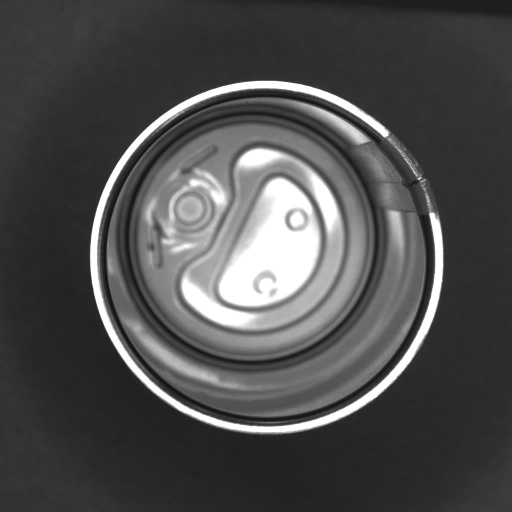
//> input picture semester - 2/Module/nikom/LAB4/Images/Bad_(1).jpg, 1024 x 1024 px (shown at 1/2 size)
$ ./LAB4 '../Images/Bad_(1).jpg'   (built with g++ and OpenCV 4)
//> lines starting //> are read from the running program, lines starting //| are printed output that depends on the picture; after the words box and inside, x2 and y2 are one past the last pixel; in counts of white or black regions, pixels touching at a corner belong together
#include <opencv2/opencv.hpp>
#include <iostream>
#include <filesystem>
using namespace cv;
using namespace std;
using namespace cv::ml;


Mat gen_feature_input(Mat& image)
{
    float max = 0;
    int val[120];

    //Mat greyMat;
    //cvtColor(image, greyMat, COLOR_BGR2GRAY);

    for (int i = 0; i < image.cols; i++)
    {
        int column_sum = 0;
        for (int k = 0; k < image.rows; k++)
        {
            column_sum += image.at<unsigned char>(k, i);
        }
        val[i] = column_sum;
        if (val[i] > max) max = (float)val[i];
    }

    Mat data(1, image.cols, CV_32F);
    for (int i = 0; i < image.cols; i++)
    {
        data.at<float>(0, i) = static_cast<float>(val[i]) / static_cast<float>(max);

    }
    return data;
}
bool ann_classifier(const string& modelPath, Mat data)
{
    Ptr<ANN_MLP> model = ANN_MLP::load(modelPath);
    if (model.empty())
    {
        cerr << "Failed to load model: " << modelPath << endl;
        return false;
    }

    Mat result;
    model->predict(data, result);
    float r = result.at<float>(0, 0);
    cout << "Prediction result: " << r << endl;

    //return true;
    return (r >= 0.35) ? 1 : 0;
}

bool contour_features(vector<Point> contour) {
    double area = contourArea(contour);
    if (area < 100) return false;

    double perimeter = arcLength(contour, true);
    double circularity = 4 * CV_PI * area / (perimeter * perimeter);

    return circularity > 0.6;
}

void processImage(const char* imagePath) {
//> called with imagePath = "../Images/Bad_(1).jpg"
    Mat frame = imread(imagePath);
//> frame is the input picture: 1024 rows x 1024 cols, CV_8UC3; min 12, max 255, mean 77.9
    if (frame.empty()) {
        cout << "Error: Could not read the image: " << imagePath << endl;
        return;
    }
    Mat imgOriginal = frame.clone();
    // Rotate image before processing
    Point2f center(static_cast<float>(frame.cols) / 2.0f, static_cast<float>(frame.rows) / 2.0f);
//> center = Point(512, 512)
    float angle = 40.0f;
    float scaleFactor = 1.0f;

    Mat rotation_matrix = getRotationMatrix2D(center, angle, scaleFactor);
    Mat rotated_frame;
    warpAffine(frame, rotated_frame, rotation_matrix, frame.size());
    frame = rotated_frame;

    // Preprocessing
    Mat dst_image1, src_gray, dst, grad;
    GaussianBlur(frame, dst_image1, Size(5, 5), 0, 0);
    cvtColor(dst_image1, src_gray, COLOR_BGR2GRAY);

    // Compute gradients
    Mat grad_x, grad_y, abs_grad_x, abs_grad_y;
    Sobel(src_gray, grad_x, CV_16S, 1, 0, 3);
    Sobel(src_gray, grad_y, CV_16S, 0, 1, 3);
    convertScaleAbs(grad_x, abs_grad_x);
    convertScaleAbs(grad_y, abs_grad_y);

    // Combine gradients and threshold
    addWeighted(abs_grad_x, 0.5, abs_grad_y, 0.5, 0, grad);
    threshold(grad, dst, 5, 255, THRESH_BINARY);
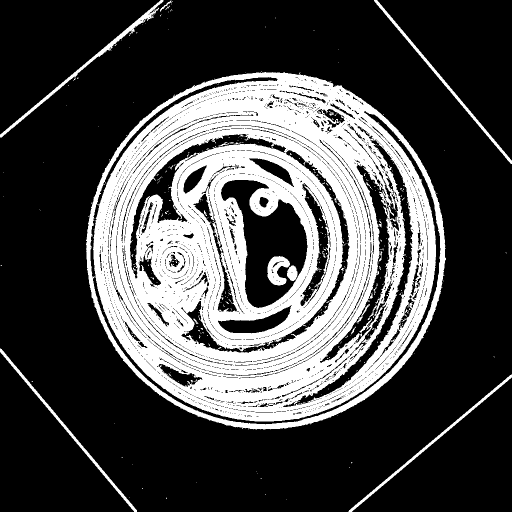
//> dst: 1024 rows x 1024 cols, CV_8UC1 (shown at 1/2 size); 29% white; 398 white regions (372 under 20 px)

    // Find contours
    vector<vector<Point>> contours;
    vector<Vec4i> hierarchy;
    findContours(dst, contours, hierarchy, RETR_TREE, CHAIN_APPROX_SIMPLE);
//> contours = 5472 contours, 5097 with area under 20; largest, box (x1, y1, x2, y2) and area: (172, 144, 892, 860) 402292, (441, 359, 616, 617) 23917, (180, 153, 882, 850) 14469, (259, 267, 573, 558) 10218, (565, 278, 827, 815) 9644
    Mat contourImg = frame.clone();
    // Process contours
    vector<vector<Point>> contours_poly(contours.size());
//> contours_poly = 5472 empty contours
    vector<Rect> boundRect;
    for (size_t i = 0; i < contours.size(); i++) {
        approxPolyDP(contours[i], contours_poly[i], 1, true);
        if (contours_poly[i].size() > 5 && contour_features(contours_poly[i])) {
            boundRect.push_back(boundingRect(contours_poly[i]));
        }
    }
//> this loop made 5472 passes
//> (area in contour_features, perimeter in contour_features, circularity in contour_features) on passes 17, 20, 48: (2039, 855.5, 0.035), (2266.5, 854.7, 0.039), (402455.5, 2372.4, 0.899)

    // Find largest contour
    Rect largestRect;
    double maxArea = 0;
    for (const auto& rect : boundRect) {
        double area = rect.area();
        if (area > maxArea) {
            maxArea = area;
            largestRect = rect;
        }
    }
//> this loop made 4 passes
//> (area, maxArea, largestRect) on pass 1: (515520, 515520, Rect(172, 144, 720, 716))
//> (rect, area) on passes 2 to 4: (Rect(518, 393, 20, 23), 460), (Rect(574, 531, 21, 31), 651), (Rect(366, 330, 48, 58), 2784)
//> after the loop, maxArea = 515520

    if (maxArea == 0) {
        cout << "No significant contour found." << endl;
        return;
    }

    // Crop region of interest
    Mat imgCycle = frame(largestRect);

    // Polar transformation
    Point2f ct(imgCycle.cols / 2.0f, imgCycle.rows / 2.0f);
//> ct = Point(360, 358)
    Mat imgPolar;
    linearPolar(imgCycle, imgPolar, ct, max(imgCycle.cols, imgCycle.rows) / 2, WARP_FILL_OUTLIERS);

    // Extract and rotate edge region
    Mat imgEdge;
    Mat croppedEdgeRef(imgPolar, Rect(imgPolar.cols - 90, 0, 90, imgPolar.rows));
    croppedEdgeRef.copyTo(imgEdge);
    rotate(imgEdge, imgEdge, ROTATE_90_COUNTERCLOCKWISE);
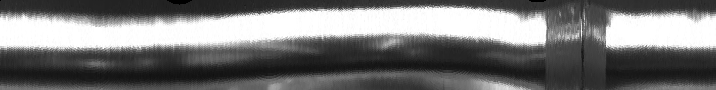
//> imgEdge: 90 rows x 716 cols, CV_8UC3; min 0, max 255, mean 118.7
    cvtColor(imgEdge, imgEdge, COLOR_BGR2GRAY);
//> imgEdge: 90 rows x 716 cols, CV_8UC1

    // Histogram analysis
    vector<int> histogram(1000, 0);
    int max_val = 0;
    for (int i = 0; i < imgEdge.cols; i++) {
        int sum = 0;
        for (int j = 0; j < imgEdge.rows; j++) {
            sum += imgEdge.at<uchar>(j, i);
        }
        histogram[i] = sum;
        max_val = max(max_val, sum);
    }
//> this loop made 716 passes
//> (sum, max_val) on passes 1 to 3: (11425, 11425), (11518, 11518), (11482, 11518)
//> after the loop, histogram = 1000 values, max 12600 at index 501, min 0 at index 716, mean 7646.5; max_val = 12600

    // Locate bounding box from histogram
    int start_col = -1, end_col = -1;
    for (int i = 0; i < imgEdge.cols; i++) {
        if (histogram[i] >= 2500 && histogram[i] <= 6500) {
            if (start_col == -1) start_col = i;
            end_col = i;
        }
    }
//> after the loop, start_col = 582

    // Extract and process crack region
    if (start_col != -1 && end_col != -1) {
        Rect rectCrack(start_col, 0, end_col - start_col, imgEdge.rows);
//> rectCrack = Rect(582, 0, 11, 90)
        Mat imgCrack = imgEdge(rectCrack);
        resize(imgCrack, imgCrack, Size(120, 40));
        equalizeHist(imgCrack, imgCrack);
        float confidence = 0.0f;
        // Feature extraction and classification
        Mat feature = gen_feature_input(imgCrack);
//> the loop in gen_feature_input, `for (int i = 0; i < image.cols; i++)` made 120 passes
//> (column_sum, max) on passes 1, 7, 8, 9, 10, 11, 12, 13, 14, 15, 16, 17: (3018, 3018), (3113, 3113), (3208, 3208), (3273, 3273), (3361, 3361), (3468, 3468), (3573, 3573), (3649, 3649), (3747, 3747), (3849, 3849), (3953, 3953), (4052, 4052)
//> column_sum on passes 2, 3, 4, 5, 6, 29: 3018, 3018, 3018, 3018, 3018, 5770
//> after the loop in gen_feature_input, `for (int i = 0; i < image.cols; i++)`: val = 120 values, max 5928 at index 49, min 3018 at index 0, mean 5175.5; max = 5928
//> after the loop in gen_feature_input, `for (int i = 0; i < image.cols; i++)`: data = 120 values, max 1 at index 49, min 0.509 at index 0, mean 0.873
//> feature has the same summary as data in gen_feature_input
        int prediction = ann_classifier("model.xml", feature);
//> in ann_classifier, `model->predict(data, result);`: result = [1.22, -0.0861]
//> in ann_classifier, `float r = result.at<float>(0, 0);`: r = 1.22
//| Prediction result: 1.22228
//> prediction = 1
        // [5 lines of commented-out code are left out]
        Mat imgApp = Mat::zeros(Size(1024, 724), frame.type());
        // Place original image on left half
        Mat imgResized;
        resize(imgOriginal, imgResized, Size(512, 724));
        imgResized.copyTo(imgApp(Rect(0, 0, imgResized.cols, imgResized.rows)));

        resize(imgCrack, imgCrack, Size(256, 181));  // Resize imgCrack to desired size
//> imgCrack: 181 rows x 256 cols, CV_8UC1
        cvtColor(imgCrack, imgCrack, COLOR_GRAY2BGR);  // Convert to color image if it's grayscale
//> imgCrack: 181 rows x 256 cols, CV_8UC3
        imgCrack.copyTo(imgApp(Rect(768, 0, imgCrack.cols, imgCrack.rows)));
//> imgApp: 724 rows x 1024 cols, CV_8UC3; min 0, max 255, mean 47
        resize(imgPolar, imgPolar, Size(256, 181));  // Resize linearPolar image to desired size
//> imgPolar: 181 rows x 256 cols, CV_8UC3
        imgPolar.copyTo(imgApp(Rect(768, 181, imgPolar.cols, imgPolar.rows)));
//> imgApp: 724 rows x 1024 cols, CV_8UC3; min 0, max 255, mean 57
        // Display "Crack" text on top-right
        // Display "Crack" text on top-right
        resize(imgEdge, imgEdge, Size(256, 181));  // Resize imgEdge
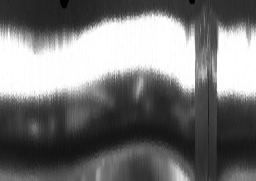
//> imgEdge: 181 rows x 256 cols, CV_8UC1; min 0, max 255, mean 118.5
        cvtColor(imgEdge, imgEdge, COLOR_GRAY2BGR);  // Convert to color image
//> imgEdge: 181 rows x 256 cols, CV_8UC3
        imgEdge.copyTo(imgApp(Rect(768, 362, imgEdge.cols, imgEdge.rows)));
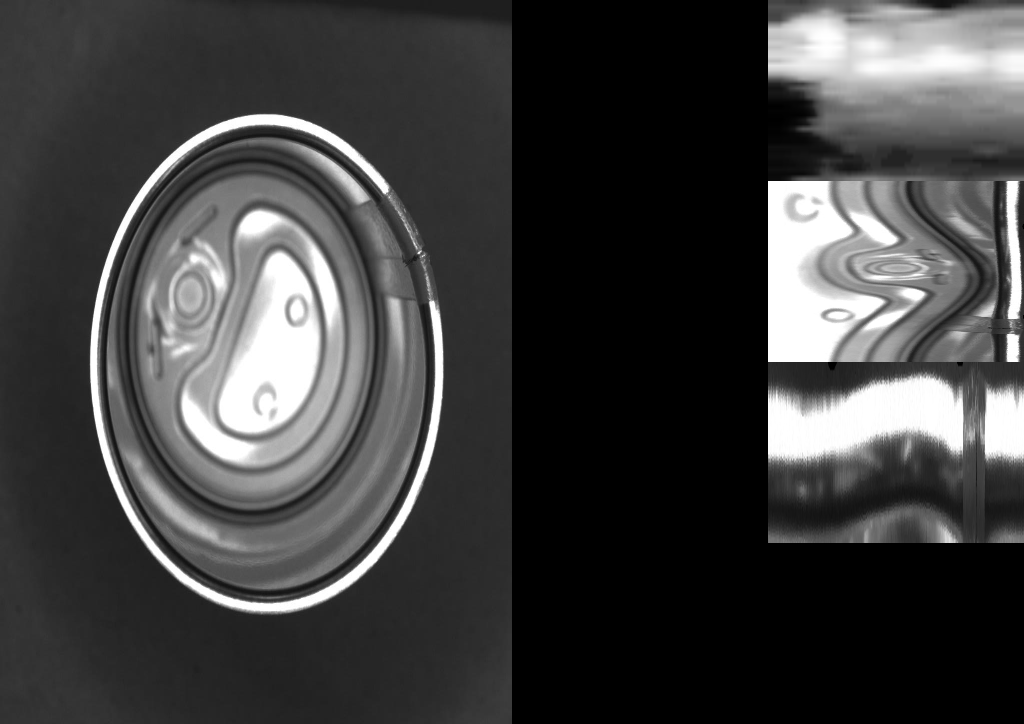
//> imgApp: 724 rows x 1024 cols, CV_8UC3; min 0, max 255, mean 64.4
        string resultText = prediction ? "Crack" : "No Crack";
//> resultText = "Crack"
        Mat imgHist = Mat::zeros(Size(1000, 100), CV_8UC1);  // Create a black image for the histogram

        // Find the maximum histogram value
        int max_val = 0;
        for (int i = 0; i < imgEdge.cols; i++) {
            max_val = max(max_val, histogram[i]);
        }
//> this loop made 256 passes
//> max_val on passes 1 to 3: 11425, 11518, 11518
//> after the loop, max_val = 11682

        // Draw the histogram
        for (int i = 0; i < 1000 && i < imgEdge.cols; i++) {
            // Normalize the histogram value to fit within the height of the imgHist
            int height = static_cast<int>((histogram[i] / static_cast<float>(max_val)) * imgHist.rows);
            line(imgHist, Point(i, imgHist.rows - height), Point(i, imgHist.rows), Scalar(255));
        }
//> this loop made 256 passes
//> height on passes 1 to 3: 97, 98, 98
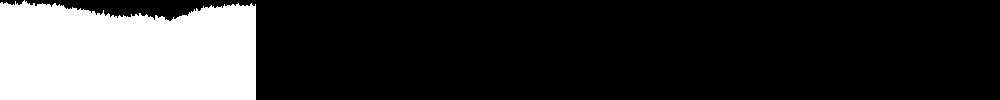
//> imgHist: 100 rows x 1000 cols, CV_8UC1; 23.1% white; 1 white region, box (x1, y1, x2, y2) and area: (0, 0, 256, 100) 23105

        // Convert imgHist to 3 channels to match imgApp's number of channels
        Mat imgHistColor;
        cvtColor(imgHist, imgHistColor, COLOR_GRAY2BGR);  // Convert single-channel histogram to 3 channels (BGR)

        resize(imgHistColor, imgHistColor, Size(256, 181)); // Resize histogram image
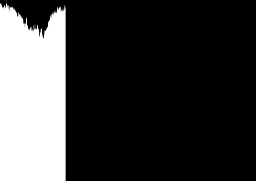
//> imgHistColor: 181 rows x 256 cols, CV_8UC3; min 0, max 255, mean 59.1
        imgHistColor.copyTo(imgApp(Rect(768, 462, imgHistColor.cols, imgHistColor.rows)));  // Copy to the final image
        Scalar textColor = prediction ? Scalar(0, 0, 255) : Scalar(0, 255, 0); // Red for "Crack", Green for "No Crack"
//> textColor = Scalar(0, 0, 255)

        putText(imgApp, resultText, Point(700, 50), FONT_HERSHEY_SIMPLEX, 2, textColor, 3);


        std::filesystem::path p(imagePath);
        std::string filename = p.filename().string();  // Get the filename with extension

        // Prepare to display the filename on the bottom left corner of imgApp
        string inputText = "Input Image: " + filename;
        putText(imgApp, inputText, Point(10, imgApp.rows - 10), FONT_HERSHEY_SIMPLEX, 1, Scalar(255, 255, 255), 2);
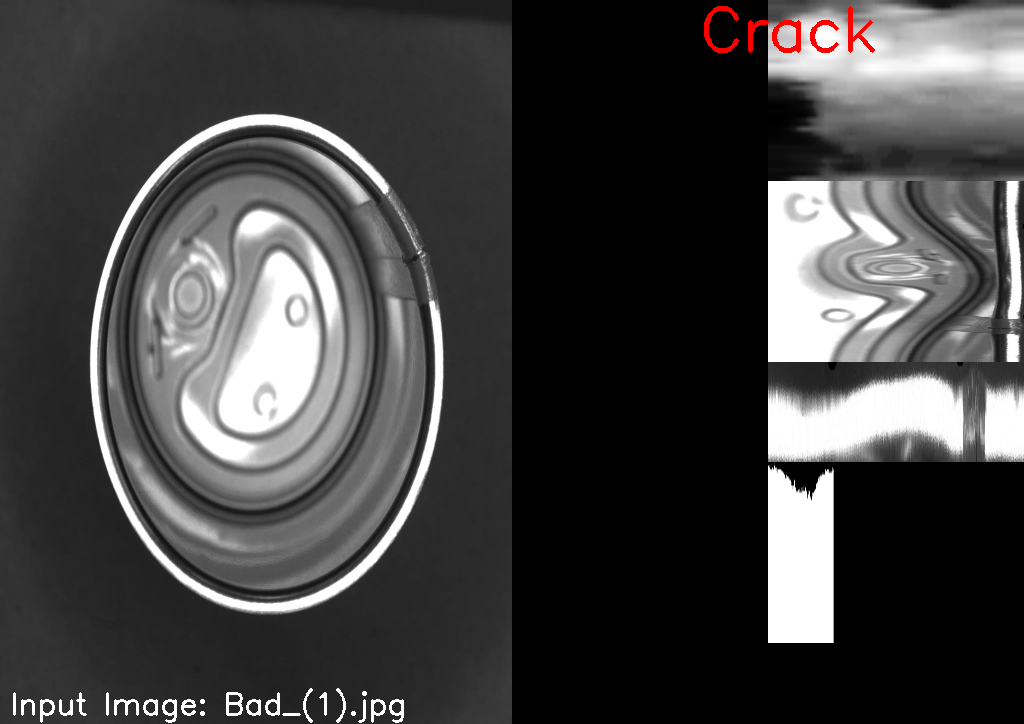
//> imgApp: 724 rows x 1024 cols, CV_8UC3; mean B, G, R 66.9, 66.9, 67.6
        imshow("096-049", imgApp);
        waitKey();
    }
    else {
        cout << "No crack detected in the selected region." << endl;
    }
}


int main(int argc, char** argv)
{

    processImage(argv[1]);

    return 0;
}

$ run again, on semester - 2/Module/nikom/LAB4/Images/Bad_(2).jpg
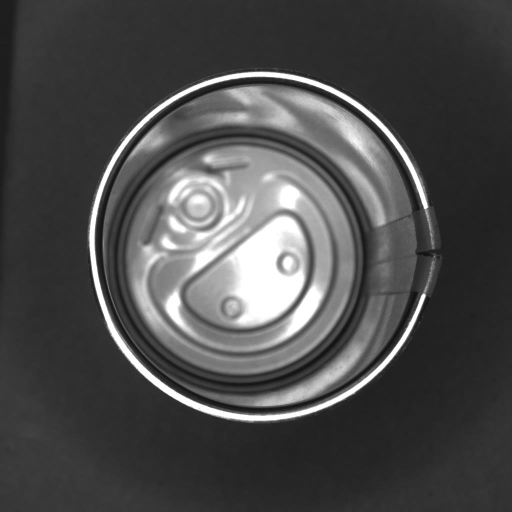
//> input picture semester - 2/Module/nikom/LAB4/Images/Bad_(2).jpg, 1024 x 1024 px (shown at 1/2 size)
//> in processImage, frame is the input picture: 1024 rows x 1024 cols, CV_8UC3; min 14, max 255, mean 76.5
//> in processImage, `threshold(grad, dst, 5, 255, THRESH_BINARY);`:
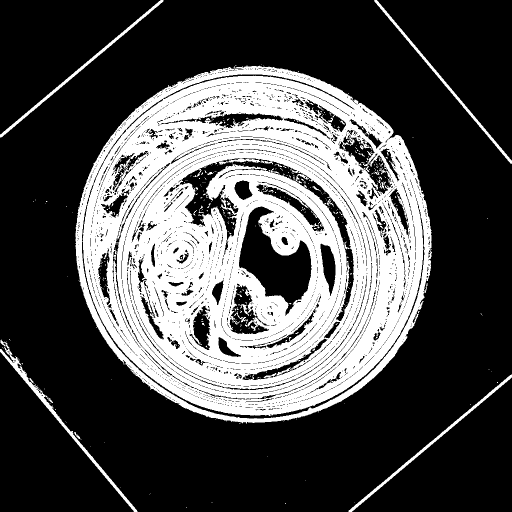
//> dst: 1024 rows x 1024 cols, CV_8UC1 (shown at 1/2 size); 30.7% white; 415 white regions (386 under 20 px)
//> contours = 5793 contours, 5351 with area under 20; largest, box (x1, y1, x2, y2) and area: (151, 131, 864, 847) 397541, (477, 412, 624, 633) 14921, (359, 317, 703, 511) 12758, (163, 389, 850, 838) 5078, (678, 273, 785, 389) 4168
//> contours_poly = 5793 empty contours
//> the loop in processImage, `for (size_t i = 0; i < contours.size(); i++)` made 5793 passes
//> area in contour_features on passes 11, 58: 35.5, 82
//> the loop in processImage, `for (const auto& rect : boundRect)` made 4 passes
//> (area, maxArea, largestRect) on pass 1: (510508, 510508, Rect(151, 131, 713, 716))
//> after the loop in processImage, `for (const auto& rect : boundRect)`: maxArea = 510508
//> the loop in processImage, `for (int i = 0; i < imgEdge.cols; i++)` made 716 passes
//> (sum, max_val) on passes 1 to 3: (8156, 8156), (8315, 8315), (8289, 8315)
//> after the loop in processImage, `for (int i = 0; i < imgEdge.cols; i++)`: histogram = 1000 values, max 12013 at index 95, min 0 at index 716, mean 6688.1; max_val = 12013
//> after the loop in processImage, `for (int i = 0; i < imgEdge.cols; i++)`: start_col = 612
//> rectCrack = Rect(612, 0, 57, 90)
//> the loop in gen_feature_input, `for (int i = 0; i < image.cols; i++)` made 120 passes
//> (column_sum, max) on passes 1, 5, 6: (5988, 5988), (6010, 6010), (6043, 6043)
//> after the loop in gen_feature_input, `for (int i = 0; i < image.cols; i++)`: val = 120 values, max 6043 at index 5, min 434 at index 61, mean 5198.6; max = 6043
//> after the loop in gen_feature_input, `for (int i = 0; i < image.cols; i++)`: data = 120 values, max 1 at index 5, min 0.0718 at index 61, mean 0.86
//> feature has the same summary as data in gen_feature_input
//> result = [0.563, 0.591]
//> r = 0.563
//| Prediction result: 0.562878
//> prediction = 1
//> resultText = "Crack"
//> the loop in processImage, `for (int i = 0; i < imgEdge.cols; i++)` made 256 passes
//> max_val on passes 1 to 3: 8156, 8315, 8315
//> after the loop in processImage, `for (int i = 0; i < imgEdge.cols; i++)`: max_val = 12013
//> the loop in processImage, `for (int i = 0; i < 1000 && i < imgEdge.cols; i++)` made 256 passes
//> height on passes 1 to 3: 67, 69, 69
//> textColor = Scalar(0, 0, 255)
//> in processImage, `putText(imgApp, inputText, Point(10, imgApp.rows - 10), FONT_HERSHEY_S..`:
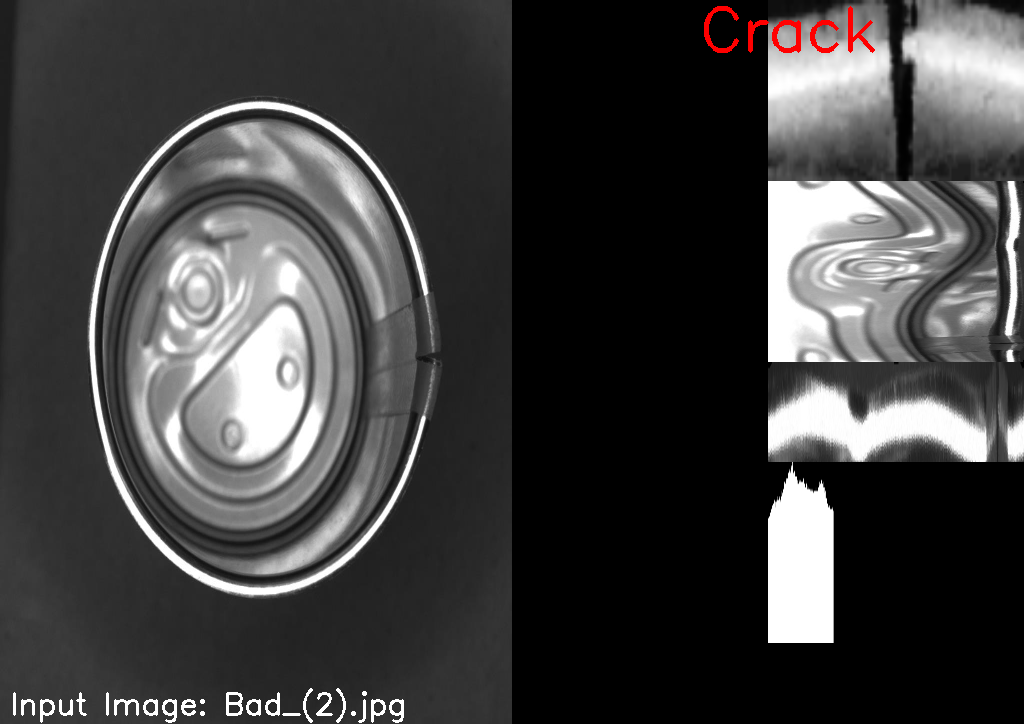
//> imgApp: 724 rows x 1024 cols, CV_8UC3; mean B, G, R 64.7, 64.7, 65.4
